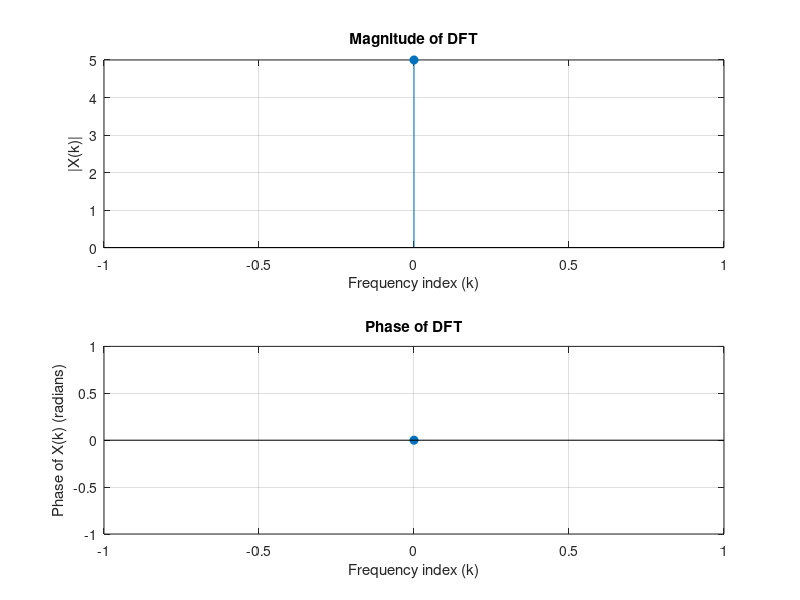

The MATLAB source for this figure:
% MATLAB Program to calculate DFT from user input and plot magnitude and phase

%x = input('Enter the sequence as space-separated values (e.g., [1 2 3 4]: ');
str = input('Enter the sequence as space-separated values (e.g., 1 2 3 4): ', 's'); 
x = str2num(str); % convert to numeric vector
N = length(x);          % Length of the sequence
X = zeros(1, N);        % Initialize DFT output

% Calculate DFT manually
for k = 0:N-1
    for n = 0:N-1
        X(k+1) = X(k+1) + x(n+1)*exp(-1j*2*pi*k*n/N);
        %matlab index start from 1
    end
end

% Frequency index for plotting
f = 0:N-1;

%show how each frequency component
% Plot magnitude
figure;
subplot(2,1,1);
stem(f, abs(X), 'filled');
title('Magnitude of DFT');
xlabel('Frequency index (k)');
ylabel('|X(k)|');
grid on;

%Phase spectrum: Shows the phase shift of each frequency component.
% Plot phase
subplot(2,1,2);
stem(f, angle(X), 'filled');
title('Phase of DFT');
xlabel('Frequency index (k)');
ylabel('Phase of X(k) (radians)');
grid on;
